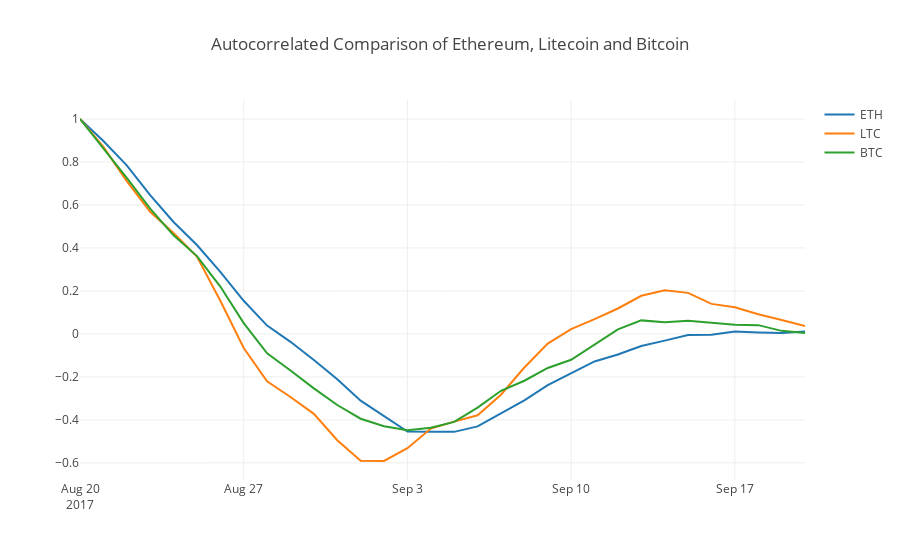

The cell this chart's notebook holds for it:
### Code cell
# Display results of autocorrelated price comparison of ETH, LTC and BTC 
eth = go.Scatter(x=eth.index, y=eth['ETH'], name='ETH')
ltc = go.Scatter(x=ltc.index, y=ltc['LTC'], name='LTC')
btc = go.Scatter(x=btc.index, y=btc['BTC'], name='BTC')

data=[eth,ltc, btc]

layout = dict(title = 'Autocorrelated Comparison of Ethereum, Litecoin and Bitcoin',
              yaxis = dict(zeroline = False),
              xaxis = dict(zeroline = False)
             )

fig = dict(data=data, layout=layout)
py.iplot(fig)
